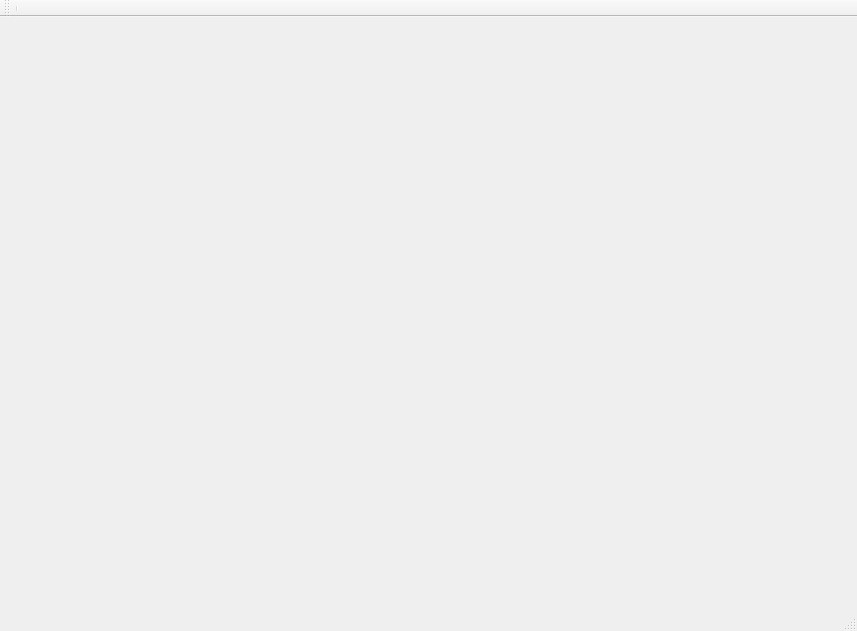
<?xml version="1.0" encoding="UTF-8"?>
<ui version="4.0">
 <class>MainWindow</class>
 <widget class="QMainWindow" name="MainWindow">
  <property name="geometry">
   <rect>
    <x>0</x>
    <y>0</y>
    <width>857</width>
    <height>631</height>
   </rect>
  </property>
  <property name="windowTitle">
   <string>MainWindow</string>
  </property>
  <widget class="QWidget" name="centralWidget"/>
  <widget class="QMenuBar" name="menuBar">
   <property name="geometry">
    <rect>
     <x>0</x>
     <y>0</y>
     <width>857</width>
     <height>31</height>
    </rect>
   </property>
  </widget>
  <widget class="QToolBar" name="mainToolBar">
   <attribute name="toolBarArea">
    <enum>TopToolBarArea</enum>
   </attribute>
   <attribute name="toolBarBreak">
    <bool>true</bool>
   </attribute>
   <addaction name="separator"/>
  </widget>
  <widget class="QStatusBar" name="statusBar"/>
 </widget>
 <layoutdefault spacing="6" margin="11"/>
 <resources/>
 <connections/>
</ui>
